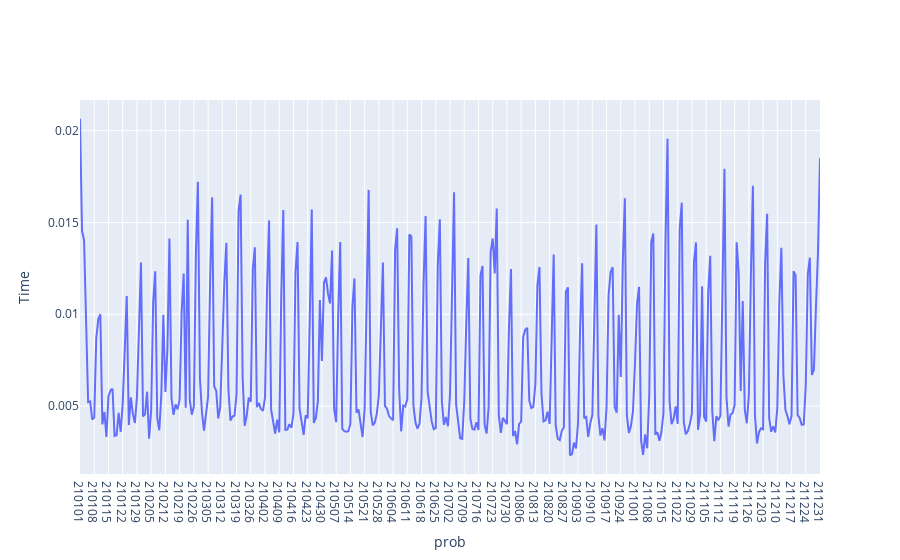

The notebook cell saved with this chart:
### Code cell
import plotly.graph_objects as go
fig = go.Figure(data=[
    go.Scatter(x=x_label, y=prob_parday, name='prob'),
])
fig.update_layout(xaxis=dict(title='prob'),
                 yaxis=dict(title='Time'))
fig.show()

### Figure 1 — Plotly figure (JSON) as saved in the notebook; plotly's stock layout.template omitted (floating-point values rounded to 4 significant figures; data arrays with more than 128 entries replaced by an {"elided": "..."} marker saying what was removed)
{"data": [{"name": "prob", "type": "scatter", "x": {"elided": "365 str values"}, "y": {"elided": "365 float values"}}], "layout": {"xaxis": {"title": {"text": "prob"}}, "yaxis": {"title": {"text": "Time"}}}}
